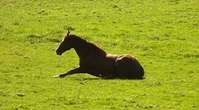
#> input picture tests/data/collages/1_collage_1_1/1_img_0.jpg, 199 x 110 px
$ python resize_jpegs.py ../../tests/data/collages/1_collage_1_1 out 100 100 5   (older library calls are emulated)
#> lines starting #> are read from the running program, lines starting #| are printed output that depends on the picture
#!/usr/bin/env python3

from PIL import Image
import os
import PIL
import glob


import argparse
import os
import sys

#
# Terminal arguments
#
parser = argparse.ArgumentParser(description='Configures the project.')
parser.add_argument('input_dir', type=str, help='Input dir.')
parser.add_argument('output_dir', type=str, help='Output dir')

parser.add_argument('width', type=int, help='Width in pixels.')
parser.add_argument('height', type=int, help='Height in pixels.')
parser.add_argument('quality', type=int, help='JPEG quality.')


def handle_dir(in_dir, out, w, h, q):
#> called with in_dir = '../../tests/data/collages/1_collage_1_1', out = 'out', w = 100, h = 100, q = 5
    print("Processing the '{}' directory, output to '{}'...".format(in_dir, out))
    # Make sure that directory exists
    os.makedirs(out, exist_ok=True)

    for filename in os.listdir(in_dir):
        record = os.path.join(in_dir, filename)
        # Call recursivelly on dirs
        if (os.path.isdir(record)):
            handle_dir(record, os.path.join(out, filename), w, h, q)
        elif (filename.endswith(".jpg") or filename.endswith(".jpeg")):
            with Image.open(os.path.join(in_dir,filename)) as im:
#> im is the input picture: PIL image 199x110 RGB; mean R, G, B 150.4, 161.1, 37.1
                im = im.resize((w,h), Image.ANTIALIAS)
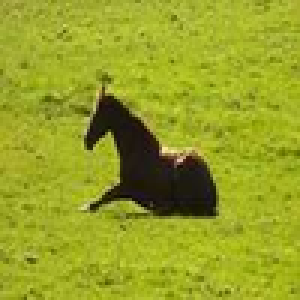
#> im: PIL image 100x100 RGB (shown 3 times larger); mean R, G, B 150.4, 161.1, 37.2
                im.save(os.path.join(out,filename), "JPEG", quality=95)

        else:
            print(filename)
            raise Exception("Invalid file!")


def main(args):
    os.makedirs(args.output_dir, exist_ok=True)
    handle_dir(args.input_dir, args.output_dir, args.width, args.height, args.quality)

if __name__ == '__main__':
    args = parser.parse_args()

    cwd = os.getcwd()
    print("(!!!)")
    print("This script is running from the '{}' directory...".format(cwd))
    print("(!!!)")

    sys.exit(main(args))
#> (the program exits here)
